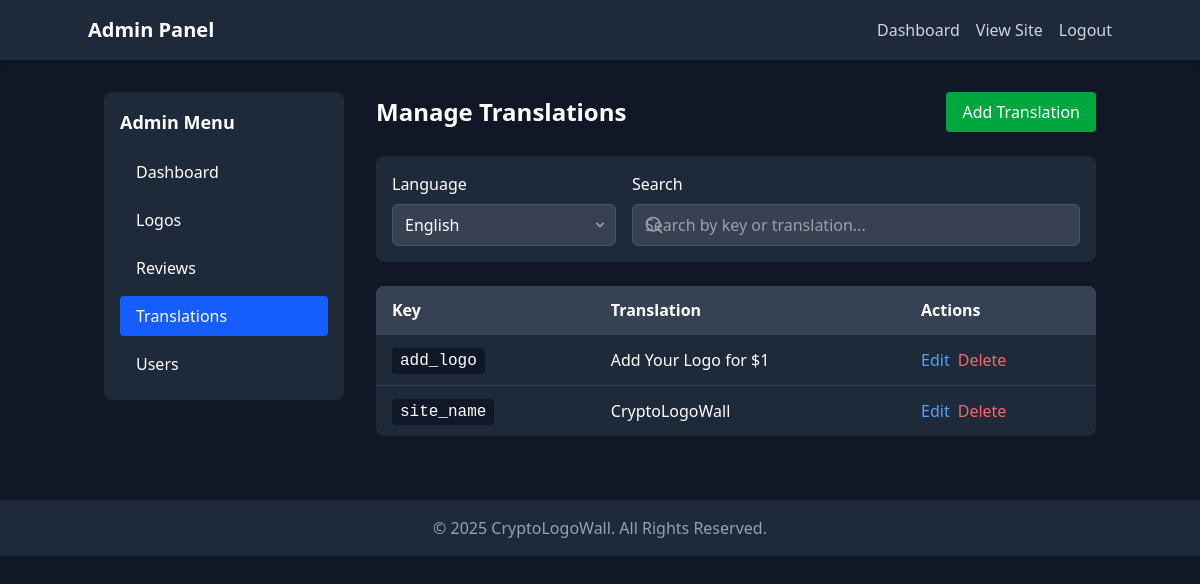
Page /admin/translations.php (signed in) on the committed database.
### tables this page shows
CREATE TABLE IF NOT EXISTS translations (
    id INT AUTO_INCREMENT PRIMARY KEY,
    lang_code VARCHAR(5) NOT NULL,
    translation_key VARCHAR(255) NOT NULL,
    translation_value TEXT NOT NULL,
    created_at TIMESTAMP DEFAULT CURRENT_TIMESTAMP,
    updated_at TIMESTAMP NULL ON UPDATE CURRENT_TIMESTAMP,
    UNIQUE KEY lang_key (lang_code, translation_key)
);

### admin/translations.php (the view, shortened to what the rows shown need)
<?php
require_once '../includes/db.php';
require_once '../includes/lang.php';
require_once '../includes/security.php';
$isAdmin = $security->hasAdminRights();
$action = isset($_GET['action']) ? $_GET['action'] : 'list';
$message = '';
$messageType = '';
$selectedLang = isset($_GET['lang']) ? $_GET['lang'] : DEFAULT_LANG;
$keys = $db->fetchAll(
    "SELECT DISTINCT translation_key FROM translations ORDER BY translation_key ASC"
);
?>
<!DOCTYPE html>
<html lang="<?php echo $lang->getCurrentLanguage(); ?>">
<head>
    <script src="https://cdn.jsdelivr.net/npm/@tailwindcss/browser@4"></script>
</head>
<body class="bg-gray-900 text-white min-h-screen">
    <header class="bg-gray-800 py-4 px-6 shadow-md">
        <div class="container mx-auto flex justify-between items-center">
            <h1 class="text-xl font-bold"><?php echo __('admin_panel', 'Admin Panel'); ?></h1>
        </div>
    </header>
    <div class="container mx-auto py-8 px-4">
        <div class="flex flex-col md:flex-row gap-8">
            <div class="w-full md:w-1/4">
                <div class="bg-gray-800 rounded-lg p-4">
                    <h2 class="text-lg font-semibold mb-4"><?php echo __('admin_menu', 'Admin Menu'); ?></h2>
                </div>
            </div>
            <div class="w-full md:w-3/4">
                <?php if ($action === 'add' || $action === 'edit'): ?>
                    <div class="flex justify-between items-center mb-6">
                        <h2 class="text-2xl font-bold">
                            <?php echo $action === 'add' ? __('add_translation', 'Add Translation') : __('edit_translation', 'Edit Translation'); ?>
                        </h2>
                        <a href="translations.php" class="px-4 py-2 bg-gray-700 hover:bg-gray-600 rounded">
                            <?php echo __('back_to_list', 'Back to List'); ?>
                        </a>
                    </div>
                    <?php if ($message): ?>
                    <div class="alert alert-<?php echo $messageType; ?>">
                        <?php echo $message; ?>
                    </div>
                    <?php endif; ?>
                    <div class="bg-gray-800 rounded-lg p-6">
                        <form action="translations.php?action=<?php echo $action; ?><?php echo $action === 'edit' ? '&key=' . htmlspecialchars($key) : ''; ?>" method="post">
                            <input type="hidden" name="csrf_token" value="<?php echo $security->generateCSRFToken(); ?>">
                            <div class="mb-6">
                                <label for="key" class="block mb-2"><?php echo __('translation_key', 'Translation Key'); ?> <span class="text-red-500">*</span></label>
                                <input type="text" id="key" name="key" value="<?php echo htmlspecialchars($key ?? ''); ?>" class="form-input" <?php echo $action === 'edit' ? 'readonly' : ''; ?> required>
                                <?php if ($action === 'add'): ?>
                                <p class="text-sm text-gray-400 mt-1"><?php echo __('key_hint', 'Use only lowercase letters, numbers and underscores.'); ?></p>
                                <?php endif; ?>
                            </div>
                            <div class="mb-4 border-b border-gray-700">
                                <div class="flex flex-wrap">
                                    <?php foreach ($lang->getAvailableLanguages() as $code): ?>
                                    <div class="language-tab <?php echo $code === DEFAULT_LANG ? 'active' : ''; ?>" data-lang="<?php echo $code; ?>">
                                        <?php echo $lang->getLanguageNames()[$code]; ?>
                                        <?php if ($code === DEFAULT_LANG): ?>
                                        <span class="ml-1 text-xs bg-blue-800 px-1 rounded"><?php echo __('default', 'Default'); ?></span>
                                        <?php endif; ?>
                                    </div>
                                    <?php endforeach; ?>
                                </div>
                            </div>
                            <?php foreach ($lang->getAvailableLanguages() as $code): ?>
                            <div class="translation-content" id="lang-<?php echo $code; ?>" style="<?php echo $code === DEFAULT_LANG ? '' : 'display: none;'; ?>">
                                <label for="<?php echo $code; ?>" class="block mb-2">
                                    <?php echo $lang->getLanguageNames()[$code]; ?> <?php echo __('translation', 'Translation'); ?>
                                    <?php if ($code === DEFAULT_LANG): ?>
                                    <span class="text-red-500">*</span>
                                    <?php endif; ?>
                                </label>
                                <textarea id="<?php echo $code; ?>" name="<?php echo $code; ?>" class="form-input form-textarea" <?php echo $code === DEFAULT_LANG ? 'required' : ''; ?>><?php echo htmlspecialchars($translations[$code] ?? ''); ?></textarea>
                            </div>
                            <?php endforeach; ?>
                            <div class="mt-6">
                                <button type="submit" class="px-4 py-2 bg-blue-600 hover:bg-blue-500 rounded">
                                    <?php echo $action === 'add' ? __('add_translation', 'Add Translation') : __('save_changes', 'Save Changes'); ?>
                                </button>
                            </div>
                        </form>
                    </div>
                <?php else: ?>
                    <div class="flex justify-between items-center mb-6">
                        <h2 class="text-2xl font-bold"><?php echo __('manage_translations', 'Manage Translations'); ?></h2>
                    </div>
                    <div class="bg-gray-800 rounded-lg overflow-hidden">
                        <?php if (count($keys) > 0): ?>
                        <div class="overflow-x-auto">
                            <table class="w-full">
                                <thead>
                                    <tr class="bg-gray-700">
                                        <th class="px-4 py-3 text-left"><?php echo __('key', 'Key'); ?></th>
                                        <th class="px-4 py-3 text-left"><?php echo __('translation', 'Translation'); ?></th>
                                        <th class="px-4 py-3 text-left"><?php echo __('actions', 'Actions'); ?></th>
                                    </tr>
                                </thead>
                                <tbody id="translations-table-body">
                                    <?php foreach ($keys as $keyItem): ?>
                                    <?php
                                        $translationValue = $db->fetchOne(
                                            "SELECT translation_value FROM translations WHERE lang_code = ? AND translation_key = ?",
                                            [$selectedLang, $keyItem['translation_key']]
                                        );
                                        $value = $translationValue ? $translationValue['translation_value'] : '';
                                    ?>
                                    <tr class="border-t border-gray-700 hover:bg-gray-750 translation-row" data-key="<?php echo htmlspecialchars($keyItem['translation_key']); ?>" data-translation="<?php echo htmlspecialchars($value); ?>">
                                        <td class="px-4 py-3">
                                            <code class="bg-gray-900 px-2 py-1 rounded"><?php echo htmlspecialchars($keyItem['translation_key']); ?></code>
                                        </td>
                                        <td class="px-4 py-3">
                                            <?php if ($translationValue): ?>
                                                <?php echo htmlspecialchars($value); ?>
                                            <?php elseif ($selectedLang !== DEFAULT_LANG): ?>
                                                <span class="text-gray-500 italic"><?php echo __('not_translated', 'Not translated'); ?></span>
                                            <?php else: ?>
                                                <span class="text-red-500 italic"><?php echo __('missing_translation', 'Missing translation'); ?></span>
                                            <?php endif; ?>
                                        </td>
                                        <td class="px-4 py-3">
                                            <div class="flex space-x-2">
                                                <a href="translations.php?action=edit&key=<?php echo urlencode($keyItem['translation_key']); ?>" class="text-blue-400 hover:text-blue-300">
                                                    <?php echo __('edit', 'Edit'); ?>
                                                </a>
                                                <?php if ($isAdmin): ?>
                                                <a href="translations.php?action=delete&key=<?php echo urlencode($keyItem['translation_key']); ?>" class="text-red-400 hover:text-red-300" onclick="return confirm('<?php echo __('confirm_delete', 'Are you sure you want to delete this translation? This cannot be undone.'); ?>')">
                                                    <?php echo __('delete', 'Delete'); ?>
                                                </a>
                                                <?php endif; ?>
                                            </div>
                                        </td>
                                    </tr>
                                    <?php endforeach; ?>
                                </tbody>
                            </table>
                        </div>
                        <?php else: ?>
                        <div class="p-6 text-center">
                            <p><?php echo __('no_translations', 'No translations found.'); ?></p>
                        </div>
                        <?php endif; ?>
                    </div>
                <?php endif; ?>
            </div>
        </div>
    </div>
</body>
</html>

### rows in the picture
translations: translation_value "Add Your Logo for $1"
translations: translation_value "CryptoLogoWall"

### other values in the picture
__('admin_panel', 'Admin Panel') "Admin Panel"
__('dashboard', 'Dashboard') "Dashboard"
__('view_site', 'View Site') "View Site"
__('logout', 'Logout') "Logout"
__('admin_menu', 'Admin Menu') "Admin Menu"
__('logos', 'Logos') "Logos"
__('reviews', 'Reviews') "Reviews"
__('translations', 'Translations') "Translations"
__('users', 'Users') "Users"
__('manage_translations', 'Manage Translations') "Manage Translations"
__('add_translation', 'Add Translation') "Add Translation"
__('language', 'Language') "Language"
__('search', 'Search') "Search"
__('key', 'Key') "Key"
__('translation', 'Translation') "Translation"
